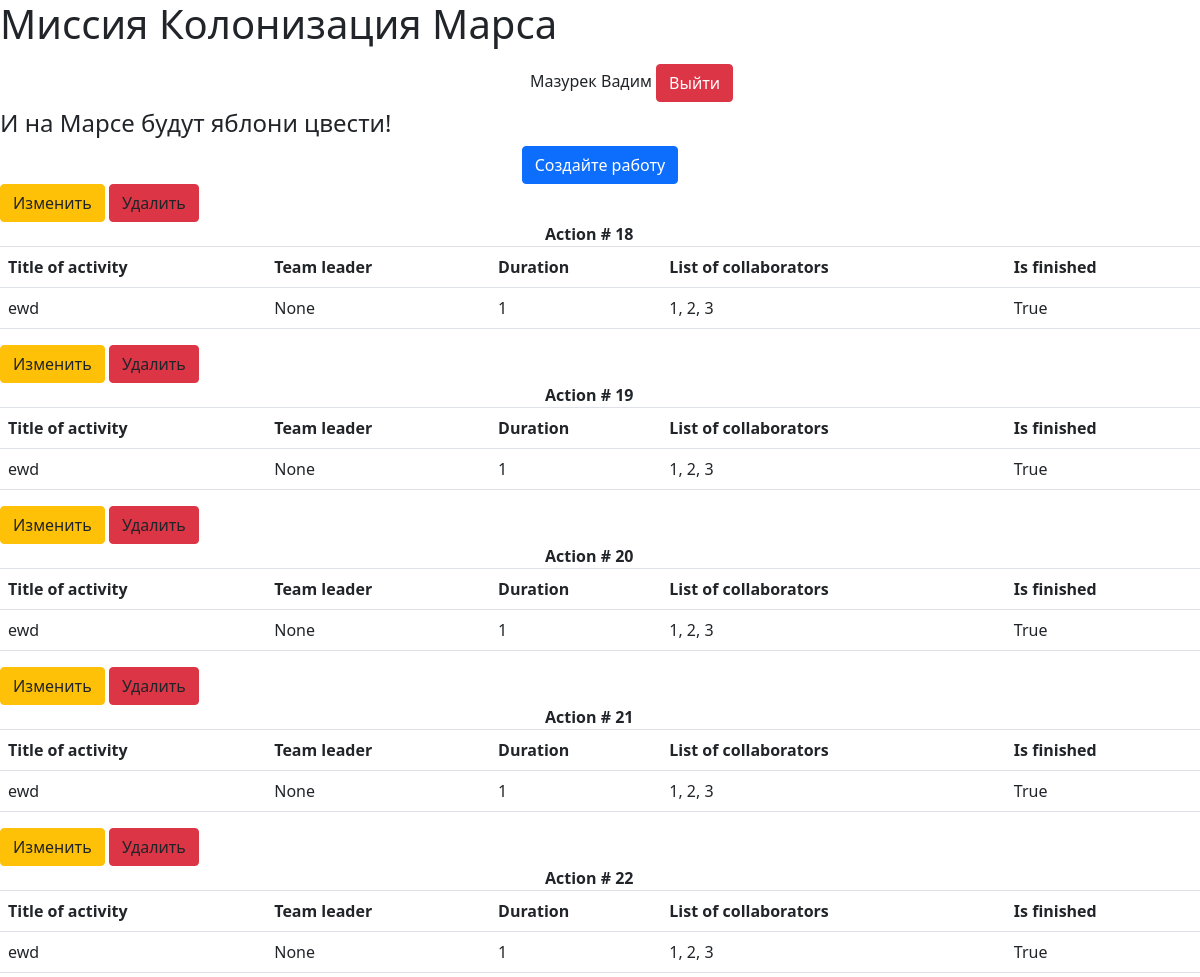
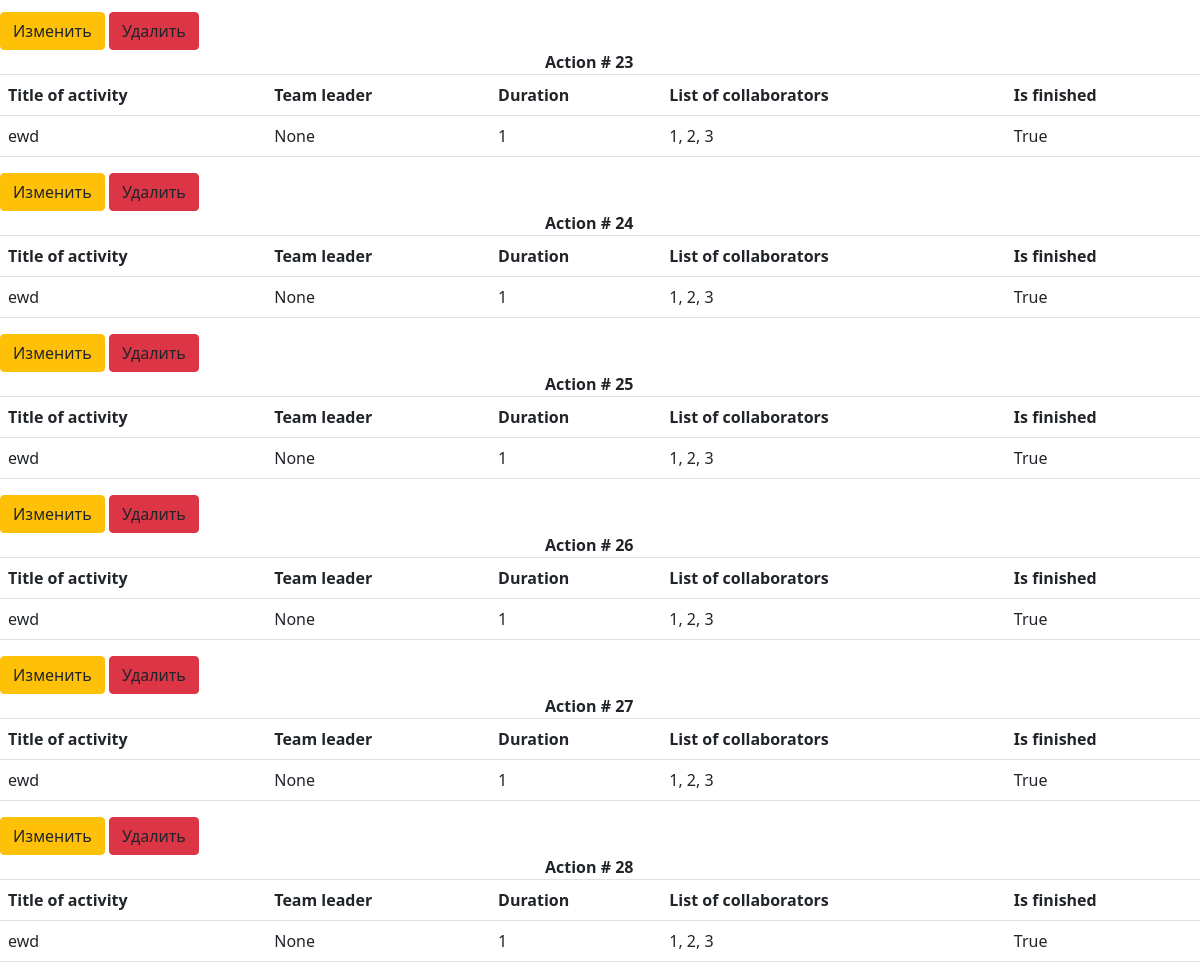
The page / (signed in) on the database its author committed (2 pictures, top to bottom).
### data/users.py (models this page shows)
class Jobs(SqlAlchemyBase, UserMixin, SerializerMixin):
    __tablename__ = 'Jobs'
    id = sqlalchemy.Column(sqlalchemy.Integer, primary_key=True, autoincrement=True)
    team_leader = sqlalchemy.Column(sqlalchemy.Integer, sqlalchemy.ForeignKey("users.id"))
    job = sqlalchemy.Column(sqlalchemy.String)
    work_size = sqlalchemy.Column(sqlalchemy.Integer)
    collaborators = sqlalchemy.Column(sqlalchemy.String)
    start_date = sqlalchemy.Column(sqlalchemy.DateTime, default=datetime.datetime.now())
    end_date = sqlalchemy.Column(sqlalchemy.DateTime, default=datetime.datetime.now())
    is_finished = sqlalchemy.Column(sqlalchemy.Boolean)
    id_creator = sqlalchemy.Column(sqlalchemy.Integer)

### main.py (the view)
@app.route('/')
def main():
    try:
        if session['name']:
            spisok = {}
            try:
                for job in db_sess.query(Jobs).all():
                    spisok[str(job.id)] = {}
                    spisok[str(job.id)]['job'] = str(job.job)
                    team_lead = db_sess.query(User).filter(User.id == job.team_leader).first()
                    try:
                        spisok[str(job.id)]['team_leader'] = str(team_lead.name + ' ' + team_lead.surname)
                    except AttributeError:
                        spisok[str(job.id)]['team_leader'] = str('None')
                    spisok[str(job.id)]['work_size'] = str(job.work_size)
                    spisok[str(job.id)]['collaborators'] = str(job.collaborators)
                    spisok[str(job.id)]['is_finished'] = job.is_finished
                    spisok[str(job.id)]['id_creator'] = job.id_creator
                return render_template('main.html', name=session['name'], form=spisok, id_main=session['id'])
            except exc.InvalidRequestError:
                return redirect('/')
        else:
            return render_template('error.html', error="""
            Вы не прошли авторизацию.
            """)
    except KeyError:
        session['name'] = None
        return

### data/db_session.py (called while the page is built)
def create_session() -> Session:
    global __factory
    return __factory()

### main.py (called while the page is built)
@login_manager.user_loader
def load_user(user_id):
    db_sess = db_session.create_session()
    return db_sess.query(User).get(user_id)

### templates/main.html (shortened to what this page needs)
{% extends "base.html" %}
{% block content %}
<div class="w-100 text-center">
    <a class="btn btn-primary mx-auto" href="/addJobs" role="button">Создайте работу</a>
</div>
    {% for name in form %}
        {% set name1 = name %}
        {% set a = form.get(name) %}
            {% if id_main == a.get('id_creator') or id_main == 1%}
            <a id="{{ name1 }}" class="btn btn-warning" role="button" data-toggle="modal" data-target="#editModal" onclick="last_id_python(this.id)">Изменить</a>
            <a id="{{ name }}" type="button" class="btn btn-danger" data-toggle="modal" data-target="#deleteModal" onclick="last_id(this.id)">Удалить</a>
            {% endif %}
            <caption><b class="mx-auto d-block" style="width: 110px;">Action # {{name}}</b></caption>
<table class="table table-hover caption-top">
                <tr>
                    <th>Title of activity</th>
                    <th>Team leader</th>
                    <th>Duration</th>
                    <th>List of collaborators</th>
                    <th>Is finished</th>
                </tr>
                <tr>
                    <td>{{ a.get('job') }}  </td>
                    <td>{{ a.get('team_leader') }}</td>
                    <td>{{ a.get('work_size') }}</td>
                    <td>{{ a.get('collaborators') }}</td>
                    <td>{{ a.get('is_finished') }}</td>
                </tr>
            </table>
    {% endfor %}
{% endblock %}

### rows shown on the page
Jobs: get "ewd", get "1, 2, 3"
Jobs: get "ewd", get "1, 2, 3"
Jobs: get "ewd", get "1, 2, 3"
Jobs: get "ewd", get "1, 2, 3"
Jobs: get "ewd", get "1, 2, 3"
Jobs: get "ewd", get "1, 2, 3"
Jobs: get "ewd", get "1, 2, 3"
Jobs: get "ewd", get "1, 2, 3"
Jobs: get "ewd", get "1, 2, 3"
Jobs: get "ewd", get "1, 2, 3"
Jobs: get "ewd", get "1, 2, 3"

### other values the page prints
{{ session['name'] }} "Мазурек Вадим"
{{ name }} "18" "19" "20" "21" "22" "23" "24" "25" "26" "27" "28"
{{ a.get('team_leader') }} "None" "None" "None" "None" "None" "None" "None" "None" "None" "None" "None"
{{ a.get('work_size') }} "1" "1" "1" "1" "1" "1" "1" "1" "1" "1" "1"
{{ a.get('is_finished') }} "True" "True" "True" "True" "True" "True" "True" "True" "True" "True" "True"
